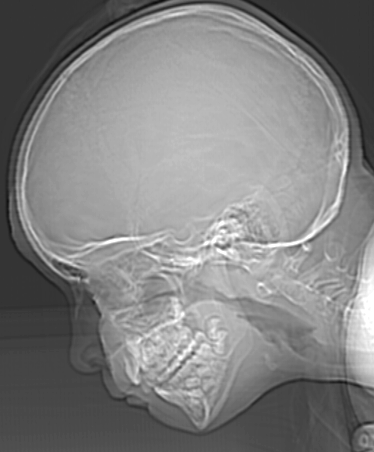
%> input picture lab01/Proj02_02/inputImage.tif, 374 x 452 px
$ octave main.m   (GNU Octave 9; MATLAB toolbox functions it lacks are replaced by stand-ins)
%> lines starting %> are read from the running program, lines starting %| are printed output that depends on the picture; in (x1, y1, x2, y2) boxes, pixels count from 0 and x2, y2 are one past the last pixel; in counts of white or black regions, pixels touching at a corner belong together; the program's own positions count from 1
### lab01/Proj02_02/reduceIntensityLevel.m
function [quantizedImage] = reduceIntensityLevel(originalImage, intensityLevel)
    % Reducing the number of intensity levels in a image from 256 to 2, in integer powers of 2.
    quantizedImage = uint8(floor((double(originalImage)/256)*intensityLevel)*(255/(intensityLevel-1)));
end

### lab01/Proj02_02/main.m
clear;
close all;
% (a) Write a computer program capable of reducing the number of intensity levels in a image from 256 to 2, in integer powers of 2.
% The desired number of intensity levels needs to be a variable input to your program.

% inputImage = imread("./inputImage.tif");
% quantizedImage = reduceIntensityLevel(inputImage, 128);
% imshow(quantizedImage);

inputImage = imread("./inputImage.tif");
%> inputImage is the input picture: size 452x374 uint8; min 12, max 255, mean 129.4
imshow(inputImage);
k = 1;
while (k <= 8)
    quantizedImage = reduceIntensityLevel(inputImage, (2^k));
    subplot(4, 2, k);
    imshow(quantizedImage);
    title("Intensity Level:" + num2str(2^k));
    imwrite(quantizedImage,['outputImage_',num2str(2^k),'.tif'],'tif');
    k = k + 1;
end
%> this loop made 8 passes
%> pass 1, in reduceIntensityLevel, `quantizedImage = uint8(floor((double(originalImage)/256)*intensityLeve..`:
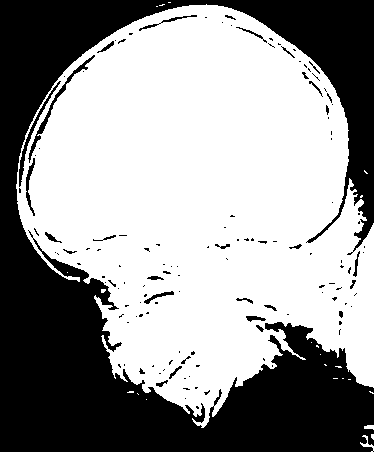
%> quantizedImage: size 452x374 uint8; 59.7% white; 134 black regions (103 under 20 px), largest, box (x1, y1, x2, y2) and area: (0, 0, 374, 452) 65430, (28, 55, 95, 163) 449, (19, 81, 61, 187) 349
%> pass 2, in reduceIntensityLevel (call 2), `quantizedImage = uint8(floor((double(originalImage)/256)*intensityLeve..`:
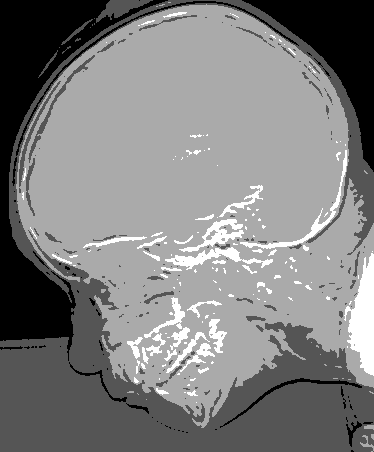
%> quantizedImage: size 452x374 uint8; min 0, max 255, mean 127.4
%> pass 3, in reduceIntensityLevel (call 3), `quantizedImage = uint8(floor((double(originalImage)/256)*intensityLeve..`:
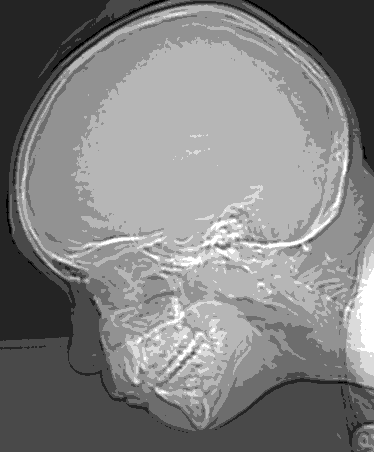
%> quantizedImage: size 452x374 uint8; min 0, max 255, mean 129.4
%> after the loop, k = 9
%> after the loop:
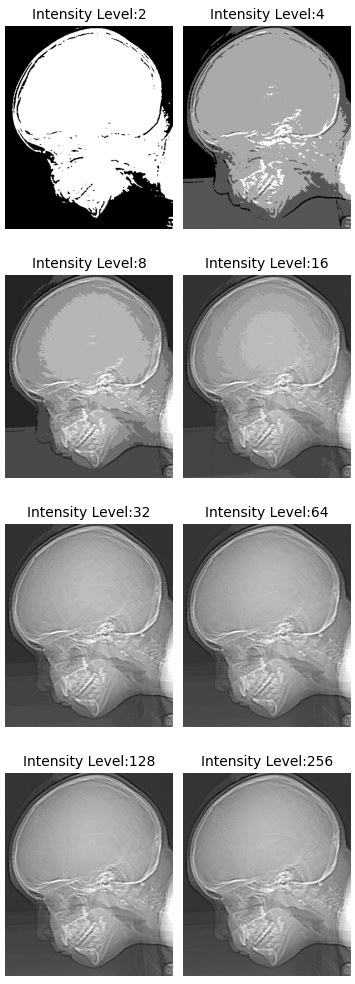
%> figure redrawn from the program's plot data, 8 panels
